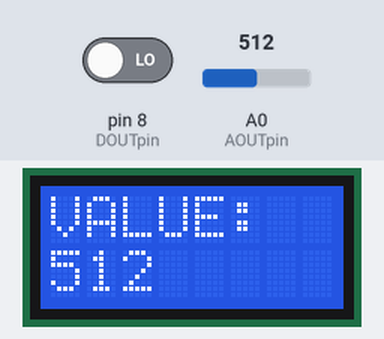
The sketch below on a simulated Arduino Uno, built with avr-gcc and run on an emulated ATmega328P. Shown: 8×2 character LCD. Inputs (shaded band) come from the test bench; at power-on: A0 (AOUTpin) = 512, pin 8 (DOUTpin) LOW. What the sketch prints to the serial monitor is not drawn.

Above: at 1.2 s.
1.3 s: A0 (AOUTpin) set to 716
At 2.6 s:
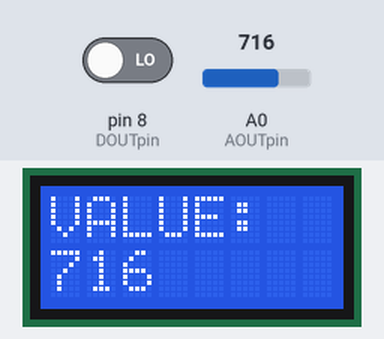
2.9 s: A0 (AOUTpin) set to 988
At 3.8 s:
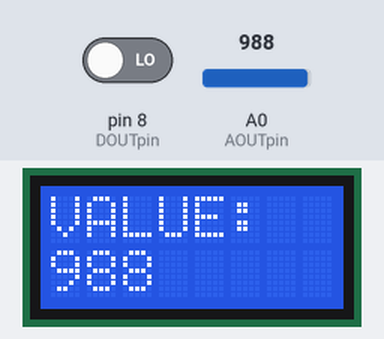
4.5 s: A0 (AOUTpin) set to 1013
At 5.1 s:
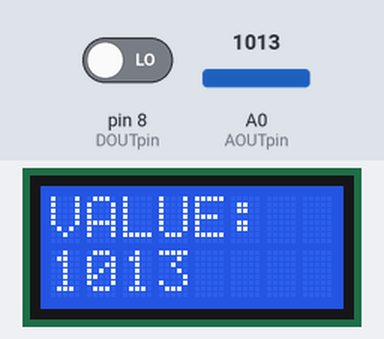
Timing chart, 0 to 7.5 s (numbered marks = the images above; inputs shaded):
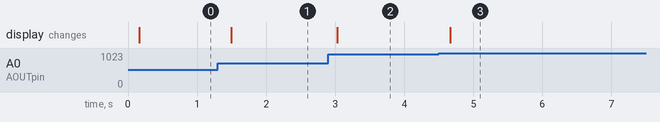

Measured:
- after the input at 1.3 s, the display: changes after 0.19 s (image 1)
- after the input at 2.9 s, the display: changes after 0.13 s (image 2)
- after the input at 4.5 s, the display: changes after 0.16 s (image 3)

The sketch:

alcoLcd.ino
```cpp
/*v

  The circuit:
 * LCD RS pin to digital pin 12
 * LCD Enable pin to digital pin 11
 * LCD D4 pin to digital pin 5
 * LCD D5 pin to digital pin 4
 * LCD D6 pin to digital pin 3
 * LCD D7 pin to digital pin 2
 * LCD R/W pin to ground
 * LCD VSS pin to ground
 * LCD VCC pin to 5V
 * 10K resistor:
 * ends to +5V and ground
 * wiper to LCD VO pin (pin 3)


*/

const int AOUTpin=0;//the AOUT pin of the alcohol sensor goes into analog pin A0 of the arduino
const int DOUTpin=8;//the DOUT pin of the alcohol sensor goes into digital pin D8 of the arduino
int limit;
int value;

#include <LiquidCrystal.h>

// initialize the library by associating any needed LCD interface pin
// with the arduino pin number it is connected to
const int rs = 12, en = 11, d4 = 5, d5 = 4, d6 = 3, d7 = 2;
LiquidCrystal lcd(rs, en, d4, d5, d6, d7);

void setup() {


Serial.begin(9600);
pinMode(DOUTpin, INPUT);

lcd.begin(8, 2);

}

void loop() {

value= analogRead(AOUTpin);
limit= digitalRead(DOUTpin);
Serial.print("Alcohol value: ");
Serial.println(value);
Serial.print("Limit: ");
Serial.print(limit);
delay(100);


  lcd.setCursor(0, 0);
  lcd.print("VALUE: ");
  lcd.setCursor(0, 1);
  lcd.print(value);
}
```
